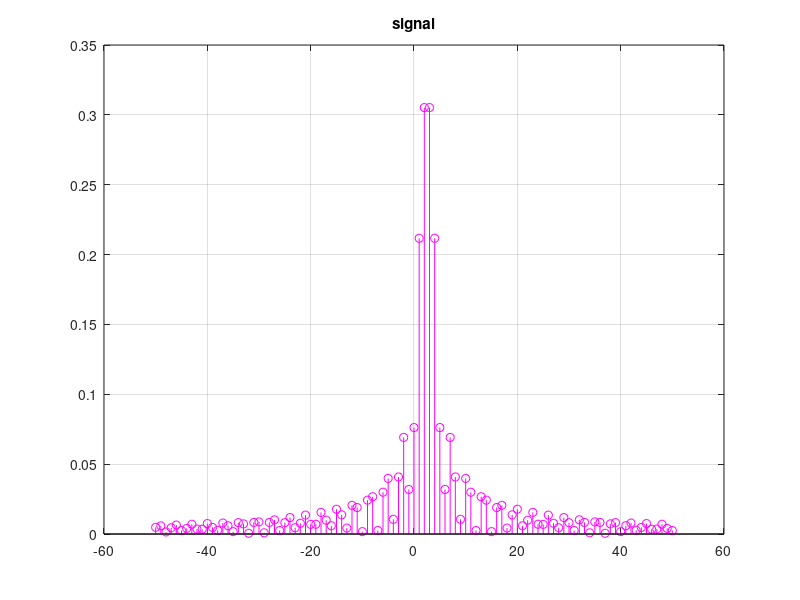

The MATLAB source for this figure:
%% clear
clc
clear all
close all

%% process
n=-50:1:+50;
x=(sin(n-2.5))./(pi*(n-2.5));

%% plot
stem(n, abs(x),'m');
title('signal');
grid on;